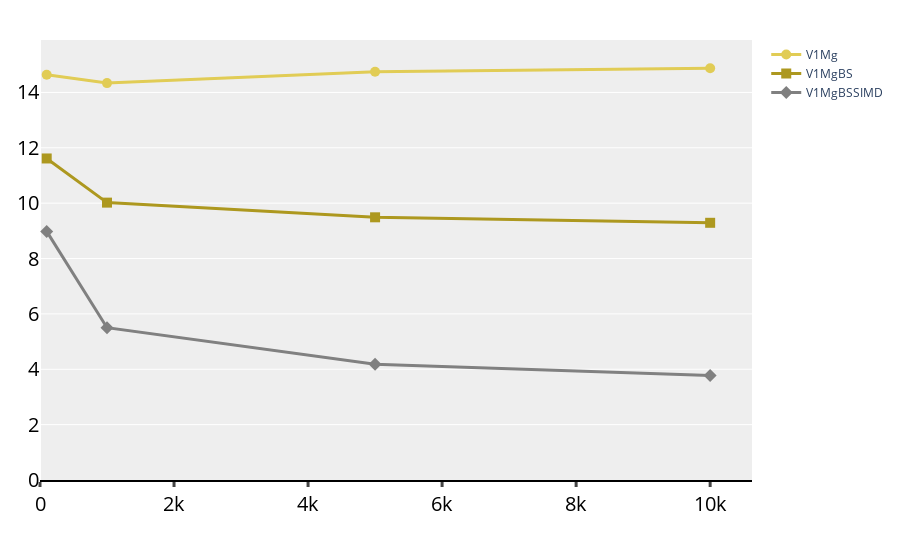

Write notebook code for a chart like this one.
### Code cell
fig = go.Figure()
# for idx, e in enumerate(ploted_edge):
colors=px.colors.sequential.Cividis[::-1]

major_improvement = [ 'V1Mg', 'V1MgBS', 'V1MgBSSIMD']
colors = ['#e1cc55', '#ad981f',  '#808080', '#669999',  '#006080', '#000b1a']

for j, func in enumerate(major_improvement):
    same = res_mem.loc[res_mem['function']==func] # same['Data Read Miss']+same['Data Write Miss']
    fig.add_trace(go.Scatter(x=same["V"], y=(same['branch miss rate']), name=f"{func}",
                            mode='lines+markers', marker=dict(symbol=marker_symbols[j],size=10),
                            line=dict(color=colors[j], width=3)))

fig.update_layout(xaxis=dict(showline=True, showgrid=False, rangemode="tozero",
                             linecolor='rgb(0, 0, 0)', linewidth=2,
                             tickwidth=3, tickfont=num_font, ticks='outside'),
                  yaxis=dict(tickfont=num_font, zeroline=False, showticklabels=True, rangemode="tozero",
                             showline=False),
                  showlegend=True, legend=dict(traceorder="normal"),
                  margin=dict(autoexpand=True, l=40, r=20, t=40),
                  plot_bgcolor="#eeeeee"
                  )
fig.show()
#fig.write_image("b-miss_deg5.pdf")

### Figure 1 — Plotly figure (JSON) as saved in the notebook; plotly's stock layout.template omitted (floating-point values rounded to 4 significant figures)
{"data": [{"line": {"color": "#e1cc55", "width": 3}, "marker": {"size": 10, "symbol": "circle"}, "mode": "lines+markers", "name": "V1Mg", "type": "scatter", "x": [100, 1000, 5000, 10000], "y": [14.64, 14.34, 14.74, 14.87]}, {"line": {"color": "#ad981f", "width": 3}, "marker": {"size": 10, "symbol": "square"}, "mode": "lines+markers", "name": "V1MgBS", "type": "scatter", "x": [100, 1000, 5000, 10000], "y": [11.61, 10.02, 9.489, 9.291]}, {"line": {"color": "#808080", "width": 3}, "marker": {"size": 10, "symbol": "diamond"}, "mode": "lines+markers", "name": "V1MgBSSIMD", "type": "scatter", "x": [100, 1000, 5000, 10000], "y": [8.98, 5.501, 4.183, 3.777]}], "layout": {"legend": {"traceorder": "normal"}, "margin": {"autoexpand": true, "l": 40, "r": 20, "t": 40}, "plot_bgcolor": "#eeeeee", "showlegend": true, "xaxis": {"linecolor": "rgb(0, 0, 0)", "linewidth": 2, "rangemode": "tozero", "showgrid": false, "showline": true, "tickfont": {"color": "#000000", "size": 20}, "ticks": "outside", "tickwidth": 3}, "yaxis": {"rangemode": "tozero", "showline": false, "showticklabels": true, "tickfont": {"color": "#000000", "size": 20}, "zeroline": false}}}
